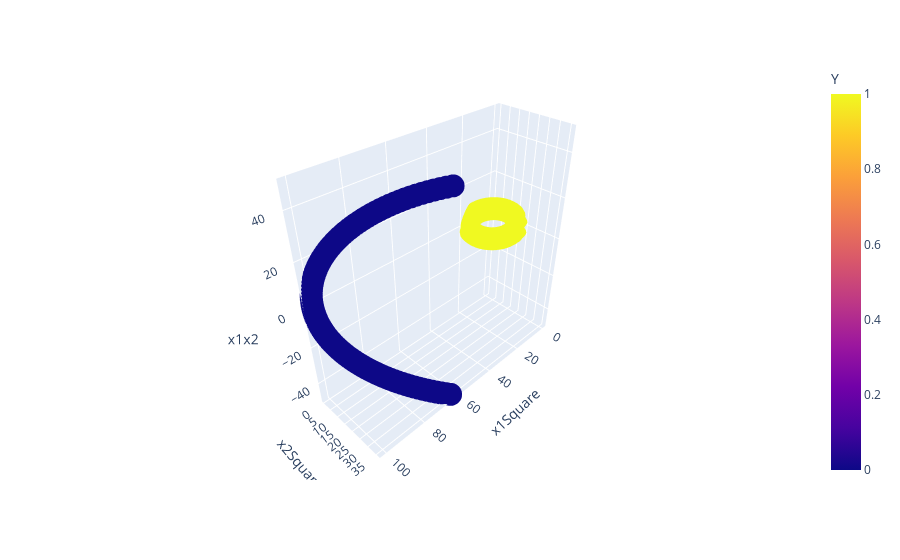

Notebook cell for this chart:
### Code cell
fig= px.scatter_3d(df1, x="x1Square",y="x2Square",z="x1x2", color ="Y")
fig.show()

### Figure 1 — Plotly figure (JSON) as saved in the notebook; plotly's stock layout.template omitted (floating-point values rounded to 4 significant figures; data arrays with more than 128 entries replaced by an {"elided": "..."} marker saying what was removed)
{"data": [{"hovertemplate": "x1Square=%{x}<br>x2Square=%{y}<br>x1x2=%{z}<br>Y=%{marker.color}<extra></extra>", "legendgroup": "", "marker": {"color": {"elided": "332 int values"}, "coloraxis": "coloraxis", "symbol": "circle"}, "mode": "markers", "name": "", "scene": "scene", "showlegend": false, "type": "scatter3d", "x": {"elided": "332 float values"}, "y": {"elided": "332 float values"}, "z": {"elided": "332 float values"}}], "layout": {"autosize": true, "coloraxis": {"colorbar": {"title": {"text": "Y"}}, "colorscale": [[0, "#0d0887"], [0.1111, "#46039f"], [0.2222, "#7201a8"], [0.3333, "#9c179e"], [0.4444, "#bd3786"], [0.5556, "#d8576b"], [0.6667, "#ed7953"], [0.7778, "#fb9f3a"], [0.8889, "#fdca26"], [1, "#f0f921"]]}, "legend": {"tracegroupgap": 0}, "margin": {"t": 60}, "scene": {"aspectmode": "auto", "aspectratio": {"x": 1.42, "y": 0.5138, "z": 1.37}, "camera": {"center": {"x": 0, "y": 0, "z": 0}, "eye": {"x": 1.58, "y": 1.58, "z": 1.58}, "projection": {"type": "perspective"}, "up": {"x": -0.002482, "y": 0.002488, "z": 1.0}}, "domain": {"x": [0, 1], "y": [0, 1]}, "xaxis": {"title": {"text": "x1Square"}, "type": "linear"}, "yaxis": {"title": {"text": "x2Square"}, "type": "linear"}, "zaxis": {"title": {"text": "x1x2"}, "type": "linear"}}}}
